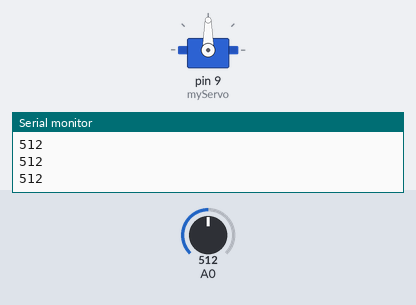
The sketch below on a simulated Arduino Uno, built with avr-gcc and run on an emulated ATmega328P. Shown: servo, the last lines printed to the serial monitor. The test bench sets the inputs (shaded band); at power-on: A0 = 512.

Above: at 1.2 s.
1.3 s: A0 set to 363
2.8 s: A0 set to 339
At 4.0 s:
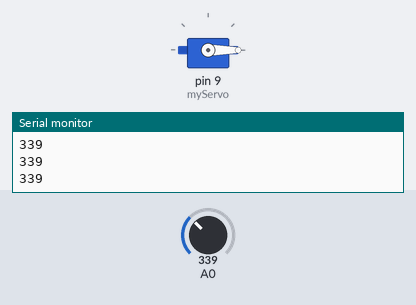
4.3 s: A0 set to 360
At 5.5 s:
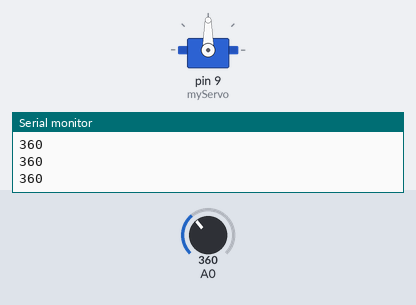
5.8 s: A0 set to 340
At 6.6 s:
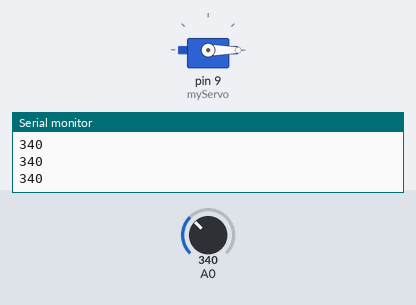
Timing chart, 0 to 8.3 s (numbered marks = the images above; inputs shaded):
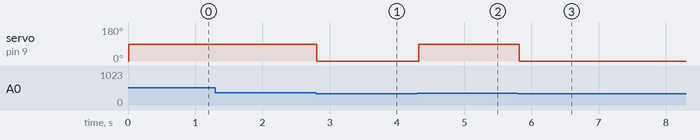

The sketch:

Myoware_Servo_Control.ino
```cpp
#include <Servo.h>
Servo myServo;

void setup() {
  Serial.begin(9600);
  myServo.attach(9); // Servo on pin 9
  myServo.write(0); // Start at 0 degrees
}

void loop() {
  int sensorValue = 0;
  for (int i = 0; i < 10; i++) {
    sensorValue += analogRead(A0);
    delay(1);
  }
  sensorValue /= 10; // Average over 10 readings

  // Control servo based on EMG threshold
  if (sensorValue >= 350) {
    myServo.write(90); // Move to 90 degrees
  } else {
    myServo.write(0); // Reset to 0 degrees
  }

  // Output for Serial Plotter
  Serial.println(sensorValue);
  delay(10); // Fast updates
}
```

Measured:
- the behaviour switches between 350 and 349 on A0 (found by bisection; images 0 and 1)
- after the input at 2.8 s, servo on pin 9 (myServo): 90° → 0° at once
- after the input at 4.3 s, servo on pin 9 (myServo): 0° → 90° at once
- after the input at 5.8 s, servo on pin 9 (myServo): 90° → 0° at once
